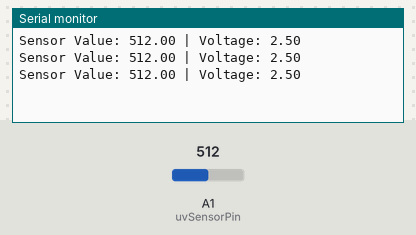
A sketch run on a simulated Arduino Uno, built with avr-gcc and run on an emulated ATmega328P. Shown: the last lines printed to the serial monitor. The test bench sets the inputs (shaded band); at power-on: A1 (uvSensorPin) = 512.

Above: at 1.8 s.
1.9 s: A1 (uvSensorPin) set to 716
At 2.31 s:
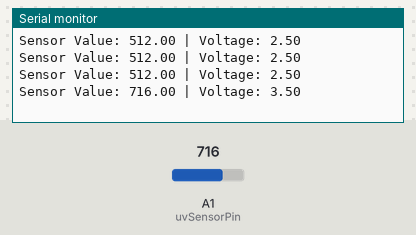
3.4 s: A1 (uvSensorPin) set to 900
At 3.9 s:
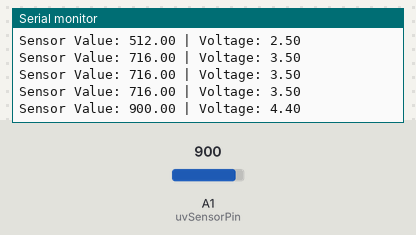
Timing chart, 0 to 6.4 s (numbered marks = the images above; inputs shaded):
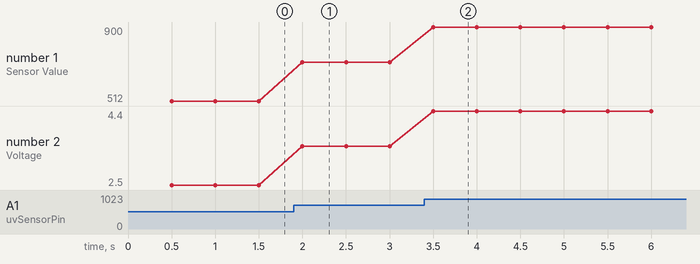

The sketch:

UV_sensor.ino
```cpp
// Define the pin for the UV sensor
const int uvSensorPin = A1; // Connect the UV sensor's analog output to pin A0

// Voltage reference of Arduino
const float referenceVoltage = 5.0; // Typically 5V for most Arduino boards

// Variable to store the last time the sensor was read
unsigned long previousMillis = 0;
// Interval for sensor reading in milliseconds
const unsigned long interval = 500; // 500ms

void setup() {
  // Initialize serial communication
  Serial.begin(9600);
}

void loop() {
  // Call the function to handle UV sensor reading
  handleUVSensorReading();

  // Other tasks can be performed here without being blocked
}

// Function to read the UV sensor and print the result
void handleUVSensorReading() {
  // Get the current time
  unsigned long currentMillis = millis();

  // Check if the interval has passed
  if (currentMillis - previousMillis >= interval) {
    // Save the current time as the last time the sensor was read
    previousMillis = currentMillis;

    // Read the analog value from the UV sensor
    float sensorValue = analogRead(uvSensorPin);

    // Convert the analog value to voltage
    float voltage = sensorValue * (referenceVoltage / 1023.0);

    // Optional: Estimate UV intensity (depends on sensor specifications)
    // Example: GUVA-S12SD has a conversion factor to UV index, e.g., 0.1V = 1 UV Index
    // float uvIndex = voltage / 0.1; // Replace with your sensor's data sheet value

    // Print the voltage and UV intensity
    Serial.print("Sensor Value: ");
    Serial.print(sensorValue);
    Serial.print(" | Voltage: ");
    Serial.print(voltage);
    Serial.println(" ");
    // Serial.print(" V | UV Index: ");
    // Serial.println(uvIndex); // Uncomment if calculating UV index
  }
}
```

Measured:
- after the input at 1.9 s, the serial monitor: prints a new line after 0.10 s (image 1)
- after the input at 3.4 s, the serial monitor: prints a new line after 0.10 s (image 2)
- plotted number 1: 512 → 716 after the input at 1.9 s, 716 → 900 after the input at 3.4 s
- plotted number 2: 2.5 → 3.5 after the input at 1.9 s, 3.5 → 4.4 after the input at 3.4 s
